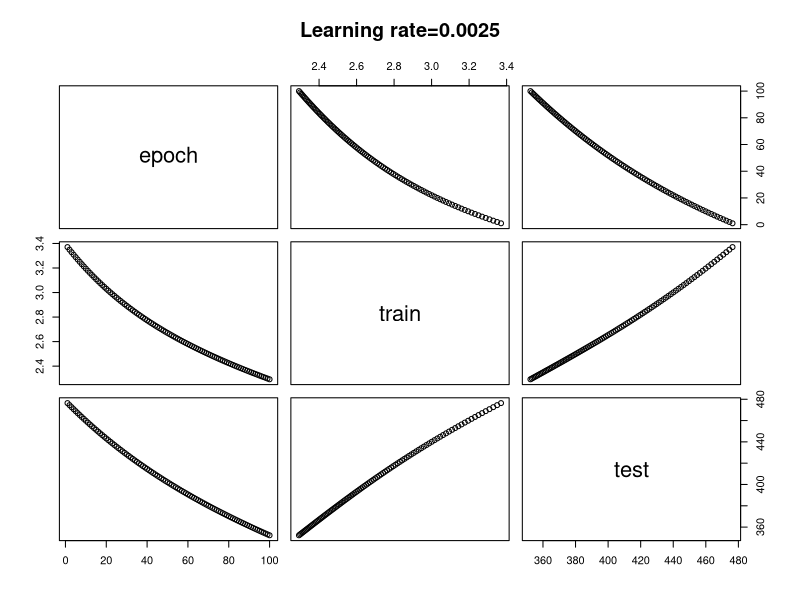
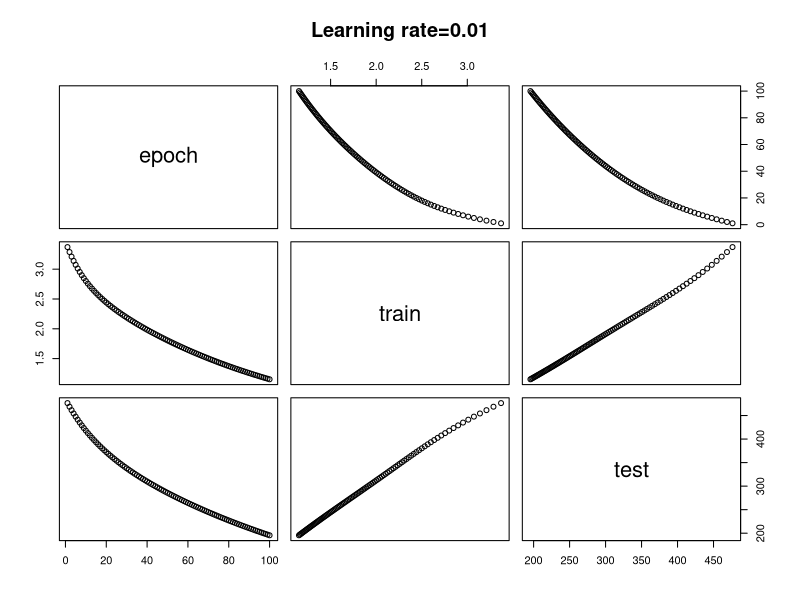
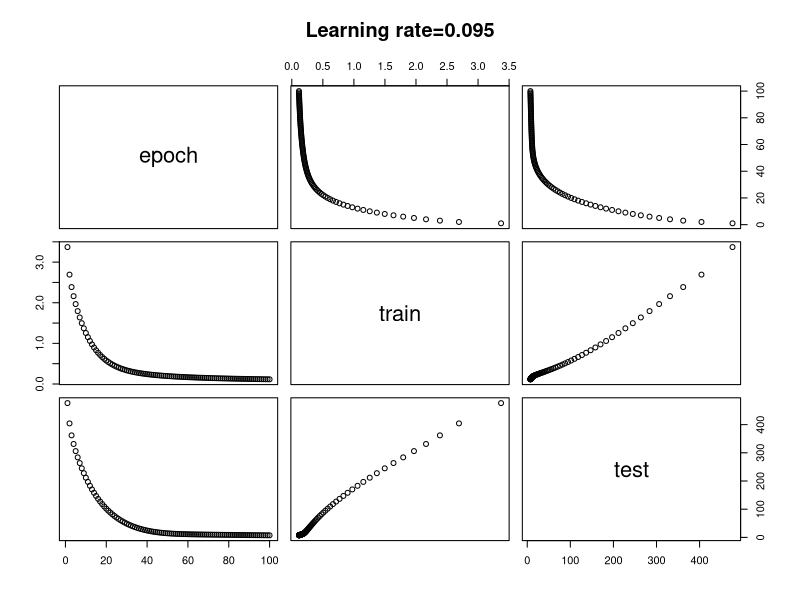

R code for these plots, in order:
###use SGD to estimate the parameters of an MLR problem
## load the data
train = read.csv('bostonderived_train.csv')
test = read.csv('bostonderived_test.csv')

getRMSE <- function(pred, actual) {
  RMSE = sqrt(sum((pred-actual)^2)/length(pred))
  ## TODO: given a vector or predicted values and actual values, calculate MSE
  return (RMSE)
}

addIntercept <- function(mat) {
  ## add intercept to the matrix
  allones= rep(1, nrow(mat))
  return(cbind(Intercept=allones, mat))
}

predictSamples <- function(beta, mat) {
    ## TODO: compute the predicted value using matrix multiplication
    ## Note that for a single row of mat, pred = sum_i (beta_i * feature_i)
    return (beta%*%t(mat))
}

MAX_EPOCH = 100

sgd <- function(learn.rate, train, test, epoch=MAX_EPOCH) {
  ## convert the train and test to matrix format
  train.mat = as.matrix(train) 
  test.mat = as.matrix(test)

  ##  DONE TODO: get the number of rows in the train matrix
  
  N = nrow(train.mat)
  ##  DONE TODO: get the number of dimensions (columns) in the train matrix
  d = ncol(train.mat)

  ## standardize the columns of both matrices
  for (i in 1:d){
  ## DONE TODO: standardize the train and test matrices
  
    train.mat[, i]= (train.mat[, i] - mean(train.mat[, i]))/sd(train.mat[,i])
    test.mat[, i]= (test.mat[, i] - mean(train.mat[, i]))/sd(train.mat[,i])
    
  }

  ## add a feature to represent the intercept
  #-d takes out predictor variable medvDerived
  tmat <- addIntercept(train.mat[, -d])
  testmat <- addIntercept(test.mat[, -d])

  ## initialize all the coefficients to be 0.5
  beta = rep(0.5,d)
  beta = t(beta)
  j = 1
  mse.df <- NULL
  
  # predict training residuals
  pred_train =predictSamples(beta, tmat)
  pred_test = predictSamples(beta, testmat)
  tMse = getRMSE(pred_train, train$medvDerived)
  testMSE = getRMSE(pred_test, test$medvDerived)
  mse.df <- rbind(mse.df, data.frame(epoch=j, train=tMse, test=testMSE))
  
  alpha = learn.rate #learning rate
  
  while(j < MAX_EPOCH){  
    j=j+1;
    # for each row in the training data
    gradient <- (1/N)* (t(tmat) %*% ((tmat %*% t(beta)) -train$medvDerived ))
    beta <- beta - alpha  * t(gradient)
    
    pred_train = predictSamples(beta, tmat)
    pred_test = predictSamples(beta, testmat)
    tMse = getRMSE(pred_train, train$medvDerived)
    testMSE = getRMSE(pred_test, test$medvDerived)
    mse.df <- rbind(mse.df, data.frame(epoch=j, train=tMse, test=testMSE))
  } 
  
  return(mse.df)
}

## learning rate 1
l1.df <- sgd(0.0025, train, test)
plot(l1.df,main="Learning rate=0.0025")

## learning rate 2
l2.df <- sgd(0.01, train, test)
plot(l2.df,main="Learning rate=0.01")

## learning rate 3
l3.df <- sgd(0.095, train, test)
plot(l3.df,main="Learning rate=0.095")

## TODO: fit an MLR model to it
fit <- lm(medvDerived ~1, data=train)
## calculate RMSE for LM model
lm.mse = getRMSE(predict(fit, test), test$medvDerived)
## RMSE of batch test data
lm.mse

lm.train.mse = getRMSE(predict(fit,train), train$medvDerived)
## RMSE of batch training data
lm.train.mse